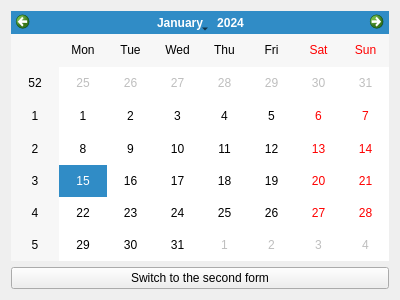
<?xml version="1.0" encoding="UTF-8"?>
<ui version="4.0">
 <class>Form</class>
 <widget class="QWidget" name="Form">
  <property name="geometry">
   <rect>
    <x>0</x>
    <y>0</y>
    <width>400</width>
    <height>300</height>
   </rect>
  </property>
  <property name="windowTitle">
   <string>Form</string>
  </property>
  <layout class="QGridLayout" name="gridLayout">
   <item row="1" column="0">
    <widget class="QPushButton" name="switch_button">
     <property name="text">
      <string>Switch to the second form</string>
     </property>
    </widget>
   </item>
   <item row="0" column="0">
    <widget class="QCalendarWidget" name="calendarWidget"/>
   </item>
  </layout>
 </widget>
 <resources/>
 <connections/>
</ui>
